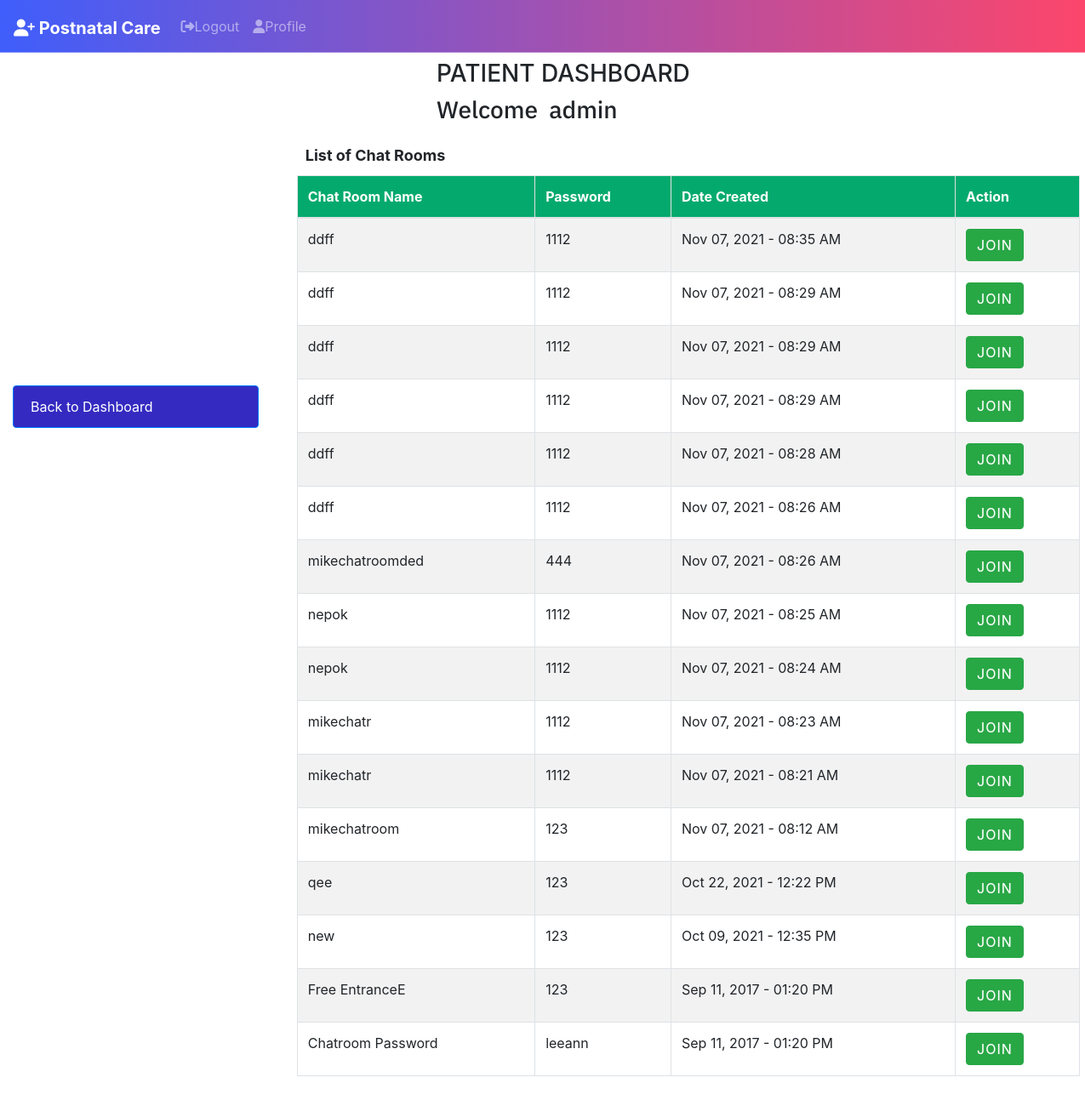
/chat.php (signed in), run on the app's committed database.
### tables this page shows
CREATE TABLE `chatroomName_tbl` (
  `chatroomid` int(11) NOT NULL,
  `chat_name` varchar(60) NOT NULL,
  `date_created` datetime NOT NULL,
  `chat_password` varchar(30) NOT NULL,
  `userid` int(11) NOT NULL
);

### chat.php (the view, shortened to what this page needs)
<!DOCTYPE html>
<?php
  $username = $_SESSION['username'];
?>
<html lang="en">
  <head>
    <link rel="stylesheet" href="css/tabledesign.css">
    <link rel="stylesheet" href="css/buttona.css">
    <link rel="stylesheet" type="text/css" href="font-awesome-4.7.0/css/font-awesome.min.css">
    <link rel="stylesheet" href="style.css">
    <link rel="stylesheet" href="vendor/fontawesome/css/font-awesome.min.css">
    <link rel="stylesheet" href="css/tabledesign.css">
    <link rel="stylesheet" href="css/buttona.css">
    <link rel="stylesheet" href="css/button.css">
    <link rel="stylesheet" href="https://maxcdn.bootstrapcdn.com/bootstrap/4.0.0-beta/css/bootstrap.min.css">
    <link rel="stylesheet" href="https://stackpath.bootstrapcdn.com/bootstrap/4.3.1/css/bootstrap.min.css">
      <nav class="navbar navbar-expand-lg navbar-dark bg-primary fixed-top">
  <a class="navbar-brand" href="#"><i class="fa fa-user-plus" aria-hidden="true"></i> Postnatal Care </a>
  <div class="collapse navbar-collapse" id="navbarSupportedContent">
     <ul class="navbar-nav mr-auto">
       <li class="nav-item">
        <a class="nav-link" href="logout.php"><i class="fa fa-sign-out" aria-hidden="true"></i>Logout</a>
      </li>
      <li>
        <a class="nav-link" href="patientProfile.php"><i class="fa fa-user" aria-hidden="true"></i>Profile</a>
      </li>
       <li class="nav-item">
        <a class="nav-link" href="#"></a>
      </li>
    </ul>
  </div>
</nav>
  </head>
  <body style="padding-top:50px;">
   <div class="container-fluid" style="margin-top:50px;">
   <h3 style = "margin-left: 40%; margin-top:-30px;  padding-bottom: 20px;" >PATIENT DASHBOARD</h3>
    <h3 style = "margin-left: 40%; margin-top:-20px;  padding-bottom: 20px; font-family: 'IBM Plex Sans', sans-serif;"> Welcome &nbsp<?php echo $username ?>
   </h3>
    <div class="row">
  <div class="col-md-4" style="max-width:25%; margin-top: 35vh">
    <div class="list-group" id="list-tab" role="tablist">
      <a class="list-group-item list-group-item-action active" href="admin-panel.php" >Back to Dashboard</a>
    </div><br>
  </div>
  <div class="col-md-8" style="margin-top: 3%;">
    <div class="tab-content" id="nav-tabContent" style="width: 950px;">
<div class="col-lg-12" style="margin: top -50px;">
    <div class="panel panel-default" style="height:50px; margin-top:-55px;">
		<span style="font-size:18px; margin-left:10px; position:relative; top:13px;"><strong><span class="glyphicon glyphicon-list"></span> List of Chat Rooms</strong></span>
	</div>
	<table width="100%" class="table table-striped table-bordered table-hover" id="chatRoom">
        <thead>
            <tr>
                <th style="background-color: #04AA6D; color:#fff;" >Chat Room Name</th>
                <th style="background-color: #04AA6D; color:#fff;" >Password</th>
				<th style="background-color: #04AA6D; color:#fff;" >Date Created</th>
				<th style="background-color: #04AA6D; color:#fff;" >Action</th>
			</tr>
		</thead>
		<tbody>
		<?php
        global $con;
        $query = "select * from chatroomName_tbl ORDER BY date_created DESC;";
        $result = mysqli_query($con,$query);
        while ($row = mysqli_fetch_array($result)){
			?>
			<tr>
				<td><span class="glyphicon glyphicon-user"></span><span class="badge"></span> <input type="hidden" id="name<?php echo $row['chatroomid']; ?>" value="<?php echo $row['chat_name']; ?>"><?php echo $row['chat_name']; ?></td>
        <td><input type="hidden" id="pass<?php echo $row['chatroomid']; ?>" value="<?php echo $row['chat_password']; ?>"><?php echo $row['chat_password']; ?></td>
        <td><?php echo date('M d, Y - h:i A', strtotime($row['date_created'])); ?></td>
        <td><a style="color: #fff; background-color: #28a745; border-color: #28a745;" href="chatroom2.php?id=<?php echo $row['chatroomid']; ?>" class="btn btn-info"><span class="glyphicon glyphicon-comment"></span> Join</a>
				</td>
			</tr>
			<?php
			}
		?>
        </tbody>
    </table>
</div>
</div>
    </div>
  </div>
</div>
  </body>
</html>

### css/style.css (style rules this page uses)
body { width: 100%; height: 100%; font-family: 'Open Sans', sans-serif; font-weight: 300; color: #666; background-color: #3931af; font-size: 16px; line-height: 1.6em; }
html { width: 100%; height: 100%; }
h3 { font-size: 32px; }
h1, h2, h3, h4, h5, h6 { margin: 0 0 30px; font-family: 'Roboto', sans-serif; font-weight: 400; color: #444; line-height: 1em; }
a { color: #666; -webkit-transition: all .2s ease-in-out; -moz-transition: all .2s ease-in-out; transition: all .2s ease-in-out; }
.navbar-brand { padding-top: 15px; margin-top: 5px; padding-bottom: 0; }
.navbar { margin-bottom: 0; border-bottom: 1px solid rgba(255,255,255,.3); }
.navbar-brand { font-weight: 700; }
.btn { position: relative; display: inline-block; outline: none; color: #fff; text-decoration: none; text-transform: uppercase; letter-spacing: 1px; font-weight: 400; text-shadow: 0 0 1px rgba(255,255,255,0.3); font-size: 14px; font-weight: 700; }

### css/button.css (style rules this page uses)
body { background: #e0e5ec; }

### chat.php (style rules this page uses)
.bg-primary { background: -webkit-linear-gradient(left, #3f5efb, #fc466b); }
.list-group-item.active { z-index: 2; color: #fff; background-color: #342ac1; border-color: #007bff; }

### data on the page
chatroomname_tbl: chat_name "ddff", chat_password "1112", date_created "Nov 07, 2021 - 08:35 AM"
chatroomname_tbl: chat_name "ddff", chat_password "1112", date_created "Nov 07, 2021 - 08:29 AM"
chatroomname_tbl: chat_name "ddff", chat_password "1112", date_created "Nov 07, 2021 - 08:29 AM"
chatroomname_tbl: chat_name "ddff", chat_password "1112", date_created "Nov 07, 2021 - 08:29 AM"
chatroomname_tbl: chat_name "ddff", chat_password "1112", date_created "Nov 07, 2021 - 08:28 AM"
chatroomname_tbl: chat_name "ddff", chat_password "1112", date_created "Nov 07, 2021 - 08:26 AM"
chatroomname_tbl: chat_name "mikechatroomded", chat_password "444", date_created "Nov 07, 2021 - 08:26 AM"
chatroomname_tbl: chat_name "nepok", chat_password "1112", date_created "Nov 07, 2021 - 08:25 AM"
chatroomname_tbl: chat_name "nepok", chat_password "1112", date_created "Nov 07, 2021 - 08:24 AM"
chatroomname_tbl: chat_name "mikechatr", chat_password "1112", date_created "Nov 07, 2021 - 08:23 AM"
chatroomname_tbl: chat_name "mikechatr", chat_password "1112", date_created "Nov 07, 2021 - 08:21 AM"
chatroomname_tbl: chat_name "mikechatroom", chat_password "123", date_created "Nov 07, 2021 - 08:12 AM"
chatroomname_tbl: chat_name "qee", chat_password "123", date_created "Oct 22, 2021 - 12:22 PM"
chatroomname_tbl: chat_name "new", chat_password "123", date_created "Oct 09, 2021 - 12:35 PM"
chatroomname_tbl: chat_name "Free EntranceE", chat_password "123", date_created "Sep 11, 2017 - 01:20 PM"
chatroomname_tbl: chat_name "Chatroom Password", chat_password "leeann", date_created "Sep 11, 2017 - 01:20 PM"

### other printed values
$username "admin"
